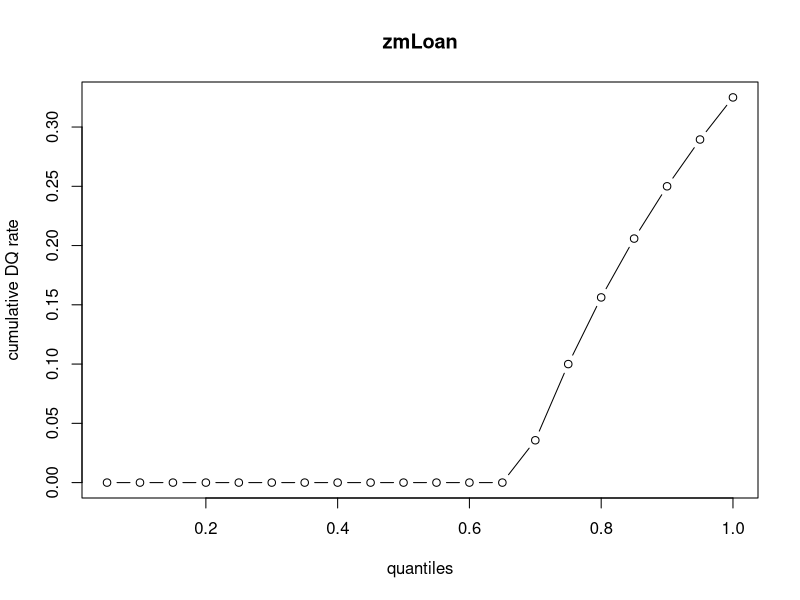

Write the R code that produced this figure. (Note: this script raises an error after producing the figure.)
library(dplyr)
library(MLmetrics)


#训练数据的效果评估方法：

cv_pred <- seq(0,1,0.002)
cv_pred <- sample(cv_pred,200,replace = F)
predTrue <- data.frame(cv_pred=cv_pred)
flag <- ifelse(cv_pred > 0.7,1,0) 
predTrue$flag <- flag

cv_pred <- predTrue$cv_pred
flagOverdue <- predTrue$flag

qq = quantile(cv_pred, probs=seq(0,1,0.05))
yy = rep(NA,20)
xx = rep(NA,20)
for (i in c(1:20)) {
  yy[i] = mean(flagOverdue[cv_pred<=qq[i+1]])
  xx[i] = mean(cv_pred<=qq[i+1])
}
yy[is.na(yy)]=0
plot(xx, yy, type="b", xlab="quantiles", ylab="cumulative DQ rate",main="zmLoan")

#测试效果的评估方法：

Fn<-ecdf(orig_cv_pred$cv_pred)
cv_pred1<-Fn(cv_pred) 

qq = seq(0,1,0.05)
yy = rep(NA,20)
xx = rep(NA,20)
for (i in c(1:20)) {
  yy[i] = mean(flagOverdue[cv_pred1<=qq[i+1]])
  xx[i] = mean(cv_pred1<=qq[i+1])
}
yy[is.na(yy)]=0
plot(qq[-1], yy, type="b", xlab="quantiles", ylab="cumulative DQ rate",main="msLoan")
